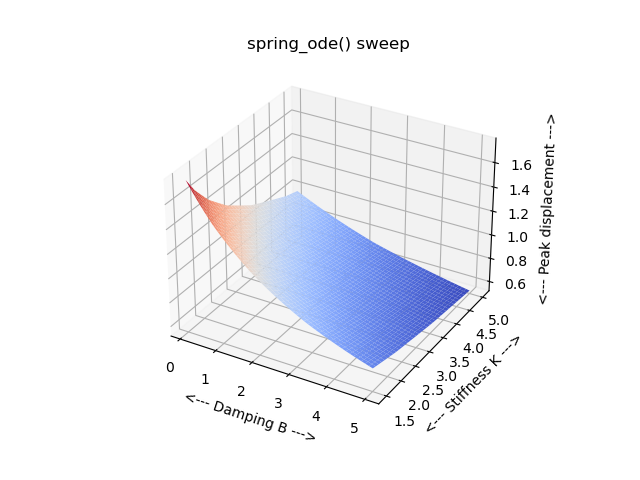

Write the Python code that produced this figure.
#! /usr/bin/env python3
#
def spring_deriv ( t, y ):

#*****************************************************************************80
#
## spring_deriv() returns the right hand side of spring_ode().
#
#  Discussion:
#
#    Y1 is the displacement
#    Y2 is the velocity
#
#    M is the mass.
#    B is the damping.
#    K is the spring stiffness.
#
#    The second order ODE:
#
#      m * x'' + b * x' + k * x = 0
#
#    is transformed into a pair of first order ODE's
#    using the variables:
#
#      y(1) = x,
#      y(2) = x'
#
#    so that
#
#      y'(1) = y(2)
#      y'(2) = - ( k / m ) y(1) - ( b / m ) y(2)
#
#  Licensing:
#
#    This code is distributed under the MIT license.
#
#  Modified:
#
#    12 June 2021
#
#  Author:
#
#    John Burkardt
#
#  Input:
#
#    real T, the current time.
#
#    real Y(2), the current state values.
#
#  Output:
#
#    real dydt(2), the time derivatives of the current state values.
#
  import numpy as np

  m, b, k, t0, y0, tstop = spring_parameters ( )

  u = y[0]
  v = y[1]

  dudt = v
  dvdt = - ( k / m ) * u - ( b / m ) * v

  dydt = np.array ( [ dudt, dvdt ] )

  return dydt

def spring_parameters ( m_user = None, b_user = None, k_user = None, \
  t0_user = None, y0_user = None, tstop_user = None ):

#*****************************************************************************80
#
## spring_parameters() returns parameters for spring_ode().
#
#  Discussion:
#
#    If input values are specified, this resets the default parameters.
#    Otherwise, the output will be the current defaults.
#
#  Licensing:
#
#    This code is distributed under the MIT license.
#
#  Modified:
#
#    12 June 2021
#
#  Author:
#
#    John Burkardt
#
#  Input:
#
#    real M_USER: the mass
#
#    real B_USER: the damping coefficient
#
#    real K_USER: the spring stiffness.
#
#    real T0_USER: the initial time, in seconds
#
#    real Y0_USER(2): the initial values.
#
#    real TSTOP_USER: the final time.
#
#  Output:
#
#    real M: the mass
#
#    real B: the damping coefficient
#
#    real K: the spring stiffness.
#
#    real T0: the initial time, in seconds
#
#    real Y0(2): the initial values.
#
#    real TSTOP: the final time.
#
  import numpy as np
#
#  Initialize the defaults.
#
  if not hasattr ( spring_parameters, "m_default" ):
    spring_parameters.m_default = 5.0

  if not hasattr ( spring_parameters, "b_default" ):
    spring_parameters.b_default = 0.1

  if not hasattr ( spring_parameters, "k_default" ):
    spring_parameters.k_default = 1.5

  if not hasattr ( spring_parameters, "t0_default" ):
    spring_parameters.t0_default = 0.0

  if not hasattr ( spring_parameters, "y0_default" ):
    spring_parameters.y0_default = np.array ( [ 0.0, 1.0 ] )

  if not hasattr ( spring_parameters, "tstop_default" ):
    spring_parameters.tstop_default = 25.0
#
#  Update defaults if input was supplied.
#
  if ( m_user is not None ):
    spring_parameters.m_default = m_user

  if ( b_user is not None ):
    spring_parameters.b_default = b_user

  if ( k_user is not None ):
    spring_parameters.k_default = k_user

  if ( t0_user is not None ):
    spring_parameters.t0_default = t0_user

  if ( y0_user is not None ):
    spring_parameters.y0_default = y0_user

  if ( tstop_user is not None ):
    spring_parameters.tstop_default = tstop_user
#
#  Return values.
#
  m = spring_parameters.m_default
  b = spring_parameters.b_default
  k = spring_parameters.k_default
  t0 = spring_parameters.t0_default
  y0 = spring_parameters.y0_default
  tstop = spring_parameters.tstop_default
  
  return m, b, k, t0, y0, tstop

def spring_peak_display ( bmat, kmat, pmat ):

#*****************************************************************************80
#
## spring_peak_display() displays the peak values for spring_ode() solutions.
#
#  Licensing:
#
#    This code is distributed under the MIT license.
#
#  Modified:
#
#    12 June 2021
#
#  Author:
#
#    John Burkardt
#
#  Input:
#
#    real bmat(M,N), kmat(M,N), the values of B and K for which
#    the ODE was solved.
#
#    real pmat(M,N), the maximum value of the ODE solution for
#    a given pair of K and B values.
#
  import matplotlib.pyplot as plt
  import numpy as np
  import platform
  from mpl_toolkits.mplot3d import Axes3D
  from matplotlib import cm

  fig = plt.figure ( )
  ax = fig.add_subplot ( 111, projection = '3d' )
  ax.plot_surface ( bmat, kmat, pmat, \
    cmap = cm.coolwarm, edgecolor = 'none' )
  ax.set_title ( 'spring_ode() sweep' )
  ax.set_xlabel ( '<--- Damping B --->' )
  ax.set_ylabel ( '<--- Stiffness K --->' )
  ax.set_zlabel ( '<--- Peak displacement --->' )
  filename = 'spring_sweep_ode.png'
  plt.savefig ( filename )
  print ( '  Graphics saved as "%s"' % ( filename ) )
  plt.show ( block = False )
  plt.close ( )

  return

def spring_sweep ( bmat, kmat ):

#*****************************************************************************80
#
## spring_sweep() finds peak values of spring_ode() over a mesh of parameter values.
#
#  Licensing:
#
#    This code is distributed under the MIT license.
#
#  Modified:
#
#    12 June 2021
#
#  Author:
#
#    John Burkardt.
#
#  Input:
#
#    real bmat(M,N), a table of B values.
#
#    real kmat(M,N), a table of K values.
#
#  Output:
#
#    real pmat(M,N), a vector containing the maximum value of
#    the ODE solution over a fixed time interval, for every combination
#    of B and K values.
#
  from scipy.integrate import solve_ivp
  import numpy as np

  print ( '' )
  print ( 'spring_sweep():' )
  print ( '  Tabulate the maximum solution value of spring_ode()' )
  print ( '  over a range of K and B values.' )

  bnum, knum = bmat.shape
#
#  Define an array to hold the results, and initialize it to NAN.
#
  pmat = np.zeros ( [ bnum, knum ] )
#
#  Solve the ODE for every pair of K and B values.
#
  m, b, k, t0, y0, tstop = spring_parameters ( )

  tspan = np.array ( [ t0, tstop ] )
  f = spring_deriv
  t = np.linspace ( t0, tstop, 101 )

  for i in range ( 0, bnum ):
    for j in range ( 0, knum ):
#
#  Replace default values of B and K.
#
      b = bmat[i,j]
      k = kmat[i,j]
      m, b, k, t0, y0, tstop = spring_parameters ( m, b, k, t0, y0, tstop )
#
#  Solve the ODE.
#
      sol = solve_ivp ( f, tspan, y0, t_eval = t )
#
#  Retrieve the maximum value achieved by this solution.
#
      pmat[i,j] = np.max ( sol.y[0] )

  return pmat

def spring_sweep_ode_test ( ):

#*****************************************************************************80
#
## spring_sweep_ode_test(): parameter sweep of spring_ode().
#
#  Discussion:
#
#    This is a parameter sweep study of a 2nd order ODE system.
#
#      m*x'' + b*x' + k*x = 0
#
#    We solve the ODE for a time span of 0 to 25 seconds, with initial
#    conditions X(0) = 0 and X'(0) = 1. We sweep the parameters "b" and "k"
#    and record the peak values of X for each condition. At the end, we plot a
#    surface of the results.
#
#    The results can be displayed by calling sweep_ode_display.m.
#
#  Licensing:
#
#    This code is distributed under the MIT license.
#
#  Modified:
#
#    12 June 2021
#
#  Author:
#
#    John Burkardt
#
  import numpy as np
  import platform

  print ( '' )
  print ( 'spring_sweep_ode_test():' )
  print ( '  python version: ' + platform.python_version ( ) )
  print ( '  numpy version:  ' + np.version.version )
  print ( '  Sweep through sets of values of parameters B and K,' )
  print ( '  computing the solution of spring_ode() corresponding to each set.' )
  print ( '  For each solution X(T), determine the maximum value over time.' )
  print ( '  Construct a contour plot of XMAX(B,K).' )
#
#  Initialization:
#
  bnum = 50
  bvec = np.linspace ( 0.1, 5.0, bnum )
  knum = 71
  kvec = np.linspace ( 1.5, 5.0, knum )

  bmat, kmat = np.meshgrid ( bvec, kvec )
#
#  Solve the ODE for every pair of K and B values and return the maximum
#  value over the time interval.
#
  pmat = spring_sweep ( bmat, kmat )
#
#  Display the results.
#
  spring_peak_display ( bmat, kmat, pmat )
#
#  Terminate.
#
  print ( '' )
  print ( 'spring_sweep_ode_test():' )
  print ( '  Normal end of execution.' )
  print ( '' )

  return

def timestamp ( ):

#*****************************************************************************80
#
## timestamp() prints the date as a timestamp.
#
#  Licensing:
#
#    This code is distributed under the MIT license. 
#
#  Modified:
#
#    21 August 2019
#
#  Author:
#
#    John Burkardt
#
  import time

  t = time.time ( )
  print ( time.ctime ( t ) )

  return

if ( __name__ == '__main__' ):
  timestamp ( )
  spring_sweep_ode_test ( )
  timestamp ( )
 
